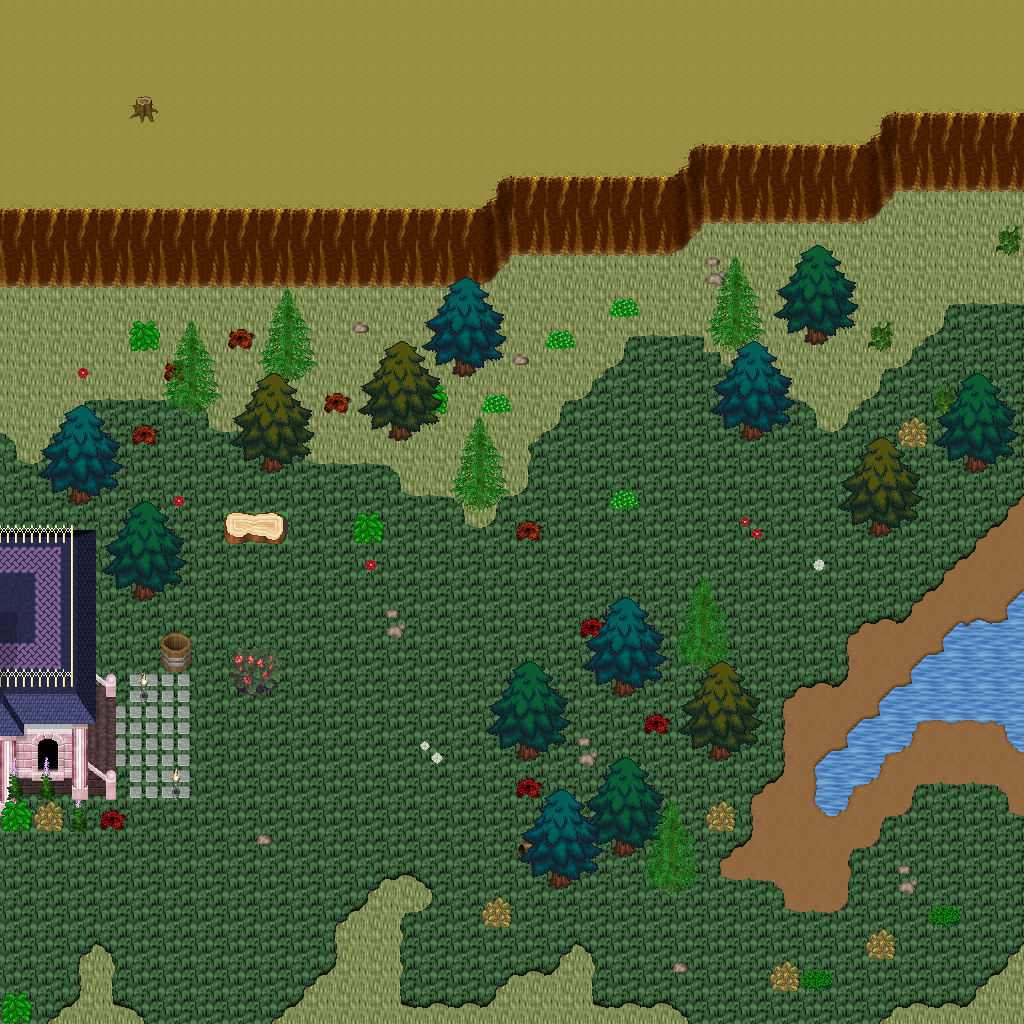

A level layout from a 2D game, rendered from its tile map. Below: a short description, then the map file with tile-grid data replaced by summaries:
An orthogonal 32x32 tile map with 32x32 px tiles, 5 tile layers (Ground, Objects, Objects2, Above, ...), 1 hidden layer not drawn, 48 tilesets.

<map version="1.10" tiledversion="1.11.0" orientation="orthogonal" renderorder="right-down" width="32" height="32" tilewidth="32" tileheight="32" infinite="0" nextlayerid="11" nextobjectid="1">
 <tileset firstgid="1" name="ground_ground" tilewidth="32" tileheight="32" tilecount="33" columns="3">
  <image source="../drawable/ground_ground.png" width="96" height="352" />
 </tileset>
 <tileset firstgid="34" name="ground_ground_2" tilewidth="32" tileheight="32" tilecount="4" columns="4">
  <image source="../drawable/ground_ground_2.png" width="128" height="32" />
 </tileset>
 <tileset firstgid="38" name="ground_ridge_earth_dark" tilewidth="32" tileheight="32" tilecount="96" columns="12">
  <image source="../drawable/ground_ridge_earth_dark.png" width="384" height="256" />
 </tileset>
 <tileset firstgid="134" name="plant_grasses" tilewidth="32" tileheight="32" tilecount="6" columns="3">
  <image source="../drawable/plant_grasses.png" width="96" height="64" />
 </tileset>
 <tileset firstgid="140" name="plant_bush_bushes" tilewidth="32" tileheight="32" tilecount="10" columns="5">
  <image source="../drawable/plant_bush_bushes.png" width="160" height="64" />
 </tileset>
 <tileset firstgid="150" name="plant_flower_daisy_white" tilewidth="32" tileheight="32" tilecount="8" columns="2">
  <image source="../drawable/plant_flower_daisy_white.png" width="64" height="128" />
 </tileset>
 <tileset firstgid="158" name="building_fence_fence_chunky" tilewidth="32" tileheight="32" tilecount="21" columns="3">
  <image source="../drawable/building_fence_fence_chunky.png" width="96" height="224" />
 </tileset>
 <tileset firstgid="179" name="ground_rock_rocks_2" tilewidth="32" tileheight="32" tilecount="4" columns="2">
  <image source="../drawable/ground_rock_rocks_2.png" width="64" height="64" />
 </tileset>
 <tileset firstgid="183" name="building_roof_green" tilewidth="32" tileheight="32" tilecount="20" columns="5">
  <image source="../drawable/building_roof_green.png" width="160" height="128" />
 </tileset>
 <tileset firstgid="203" name="building_wall_wall_brown" tilewidth="32" tileheight="32" tilecount="12" columns="3">
  <image source="../drawable/building_wall_wall_brown.png" width="96" height="128" />
 </tileset>
 <tileset firstgid="215" name="plant_flower_daisy_red" tilewidth="32" tileheight="32" tilecount="8" columns="2">
  <image source="../drawable/plant_flower_daisy_red.png" width="64" height="128" />
 </tileset>
 <tileset firstgid="223" name="item_corpse_huge_animal" tilewidth="32" tileheight="32" tilecount="16" columns="2">
  <image source="../drawable/item_corpse_huge_animal.png" width="64" height="256" />
 </tileset>
 <tileset firstgid="239" name="plant_stump_rectangular" tilewidth="32" tileheight="32" tilecount="4" columns="2">
  <image source="../drawable/plant_stump_rectangular.png" width="64" height="64" />
 </tileset>
 <tileset firstgid="243" name="ground_rock_pebbles" tilewidth="32" tileheight="32" tilecount="3" columns="1">
  <image source="../drawable/ground_rock_pebbles.png" width="32" height="96" />
 </tileset>
 <tileset firstgid="246" name="plant_tree_tree_green" tilewidth="32" tileheight="32" tilecount="88" columns="8">
  <image source="../drawable/plant_tree_tree_green.png" width="256" height="352" />
 </tileset>
 <tileset firstgid="334" name="item_pot_dark_barrel" tilewidth="32" tileheight="32" tilecount="2" columns="1">
  <image source="../drawable/item_pot_dark_barrel.png" width="32" height="64" />
 </tileset>
 <tileset firstgid="336" name="plant_leaves" tilewidth="32" tileheight="32" tilecount="8" columns="4">
  <image source="../drawable/plant_leaves.png" width="128" height="64" />
 </tileset>
 <tileset firstgid="344" name="item_statue_cross" tilewidth="32" tileheight="32" tilecount="1" columns="1">
  <image source="../drawable/item_statue_cross.png" width="32" height="32" />
 </tileset>
 <tileset firstgid="345" name="ground_ladder_vertical_dark" tilewidth="32" tileheight="32" tilecount="3" columns="3">
  <image source="../drawable/ground_ladder_vertical_dark.png" width="96" height="32" />
 </tileset>
 <tileset firstgid="348" name="furniture_light_dark_torch" tilewidth="32" tileheight="32" tilecount="8" columns="2">
  <image source="../drawable/furniture_light_dark_torch.png" width="64" height="128" />
 </tileset>
 <tileset firstgid="356" name="building_door_door_n" tilewidth="32" tileheight="32" tilecount="6" columns="3">
  <image source="../drawable/building_door_door_n.png" width="96" height="64" />
 </tileset>
 <tileset firstgid="362" name="building_window_window_long" tilewidth="32" tileheight="32" tilecount="3" columns="3">
  <image source="../drawable/building_window_window_long.png" width="96" height="32" />
 </tileset>
 <tileset firstgid="365" name="building_roof_yellow" tilewidth="32" tileheight="32" tilecount="20" columns="5">
  <image source="../drawable/building_roof_yellow.png" width="160" height="128" />
 </tileset>
 <tileset firstgid="385" name="plant_vine" tilewidth="32" tileheight="32" tilecount="3" columns="1">
  <image source="../drawable/plant_vine.png" width="32" height="96" />
 </tileset>
 <tileset firstgid="388" name="logic_portal" tilewidth="32" tileheight="32" tilecount="24" columns="8">
  <image source="../drawable/logic_portal.png" width="256" height="96" />
 </tileset>
 <tileset firstgid="412" name="logic_collision" tilewidth="32" tileheight="32" tilecount="1" columns="1">
  <image source="../drawable/logic_collision.png" width="32" height="32" />
 </tileset>
 <tileset firstgid="413" name="logic_protection" tilewidth="32" tileheight="32" tilecount="2" columns="2">
  <image source="../drawable/logic_protection.png" width="64" height="32" />
 </tileset>
 <tileset firstgid="415" name="ground_green_paving" tilewidth="32" tileheight="32" tilecount="18" columns="3">
  <image source="../drawable/ground_green_paving.png" width="96" height="192" />
 </tileset>
 <tileset firstgid="433" name="ground_grass_2" tilewidth="32" tileheight="32" tilecount="21" columns="3">
  <image source="../drawable/ground_grass_2.png" width="96" height="224" />
 </tileset>
 <tileset firstgid="454" name="ground_earth_edges" tilewidth="32" tileheight="32" tilecount="18" columns="6">
  <image source="../drawable/ground_earth_edges.png" width="192" height="96" />
 </tileset>
 <tileset firstgid="472" name="ground_grass_corners" tilewidth="32" tileheight="32" tilecount="24" columns="6">
  <image source="../drawable/ground_grass_corners.png" width="192" height="128" />
 </tileset>
 <tileset firstgid="496" name="ground_earth_edges_yellowgreen" tilewidth="32" tileheight="32" tilecount="15" columns="5">
  <image source="../drawable/ground_earth_edges_yellowgreen.png" width="160" height="96" />
 </tileset>
 <tileset firstgid="511" name="ground_water_pool" tilewidth="32" tileheight="32" tilecount="72" columns="3">
  <image source="../drawable/ground_water_pool.png" width="96" height="768" />
 </tileset>
 <tileset firstgid="583" name="building_house_pink_blue" tilewidth="32" tileheight="32" tilecount="99" columns="11">
  <image source="../drawable/building_house_pink_blue.png" width="352" height="288" />
 </tileset>
 <tileset firstgid="682" name="plant_flower_foxgloves" tilewidth="32" tileheight="32" tilecount="4" columns="2">
  <image source="../drawable/plant_flower_foxgloves.png" width="64" height="64" />
 </tileset>
 <tileset firstgid="686" name="plant_tree_evergreen" tilewidth="32" tileheight="32" tilecount="36" columns="3">
  <image source="../drawable/plant_tree_evergreen.png" width="96" height="384" />
 </tileset>
 <tileset firstgid="722" name="plant_tree_spruce" tilewidth="32" tileheight="32" tilecount="6" columns="2">
  <image source="../drawable/plant_tree_spruce.png" width="64" height="96" />
 </tileset>
 <tileset firstgid="728" name="plant_bush_large_green" tilewidth="32" tileheight="32" tilecount="9" columns="3">
  <image source="../drawable/plant_bush_large_green.png" width="96" height="96" />
 </tileset>
 <tileset firstgid="737" name="plant_stump_hollow_logs" tilewidth="32" tileheight="32" tilecount="6" columns="3">
  <image source="../drawable/plant_stump_hollow_logs.png" width="96" height="64" />
 </tileset>
 <tileset firstgid="743" name="plant_stump_small_stump" tilewidth="32" tileheight="32" tilecount="4" columns="2">
  <image source="../drawable/plant_stump_small_stump.png" width="64" height="64" />
 </tileset>
 <tileset firstgid="747" name="plant_bush_bush_pinks" tilewidth="32" tileheight="32" tilecount="4" columns="2">
  <image source="../drawable/plant_bush_bush_pinks.png" width="64" height="64" />
 </tileset>
 <tileset firstgid="751" name="building_outhouse" tilewidth="32" tileheight="32" tilecount="12" columns="3">
  <image source="../drawable/building_outhouse.png" width="96" height="128" />
 </tileset>
 <tileset firstgid="763" name="item_pot_wooden_bins" tilewidth="32" tileheight="32" tilecount="4" columns="2">
  <image source="../drawable/item_pot_wooden_bins.png" width="64" height="64" />
 </tileset>
 <tileset firstgid="767" name="ground_dry_grass" tilewidth="32" tileheight="32" tilecount="54" columns="9">
  <image source="../drawable/ground_dry_grass.png" width="288" height="192" />
 </tileset>
 <tileset firstgid="821" name="ground_grass_edges" tilewidth="32" tileheight="32" tilecount="36" columns="12">
  <image source="../drawable/ground_grass_edges.png" width="384" height="96" />
 </tileset>
 <tileset firstgid="857" name="light_light_1x1" tilewidth="32" tileheight="32" tilecount="3" columns="3">
  <image source="../drawable/light_light_1x1.png" width="96" height="32" />
 </tileset>
 <tileset firstgid="860" name="building_huts" tilewidth="32" tileheight="32" tilecount="338" columns="26">
  <image source="../drawable/building_huts.png" width="832" height="416" />
 </tileset>
 <tileset firstgid="1198" name="light_door_light" tilewidth="32" tileheight="32" tilecount="12" columns="3">
  <image source="../drawable/light_door_light.png" width="96" height="128" />
 </tileset>
 <layer id="1" name="Ground" width="32" height="32">
  <data>[1024 cells, 1024 non-empty, 6 distinct tile ids]</data>
 </layer>
 <layer id="2" name="Objects" width="32" height="32">
  <data>[1024 cells, 352 non-empty, 72 distinct tile ids]</data>
 </layer>
 <layer id="3" name="Objects2" width="32" height="32">
  <data>[1024 cells, 18 non-empty, 12 distinct tile ids]</data>
 </layer>
 <layer id="4" name="Above" width="32" height="32">
  <data>[1024 cells, 105 non-empty, 32 distinct tile ids]</data>
 </layer>
 <layer id="5" name="Above2" width="32" height="32">
  <data>[1024 cells, 69 non-empty, 13 distinct tile ids]</data>
 </layer>
 <layer id="6" name="Walkable" width="32" height="32" visible="0">
  <data>[1024 cells, 334 non-empty, 1 distinct tile ids]</data>
 </layer>
 <objectgroup id="7" name="Mapevents" />
 <objectgroup id="8" name="Spawn" />
 <objectgroup id="9" name="Keys" />
 <objectgroup id="10" name="Replace" />
</map>
